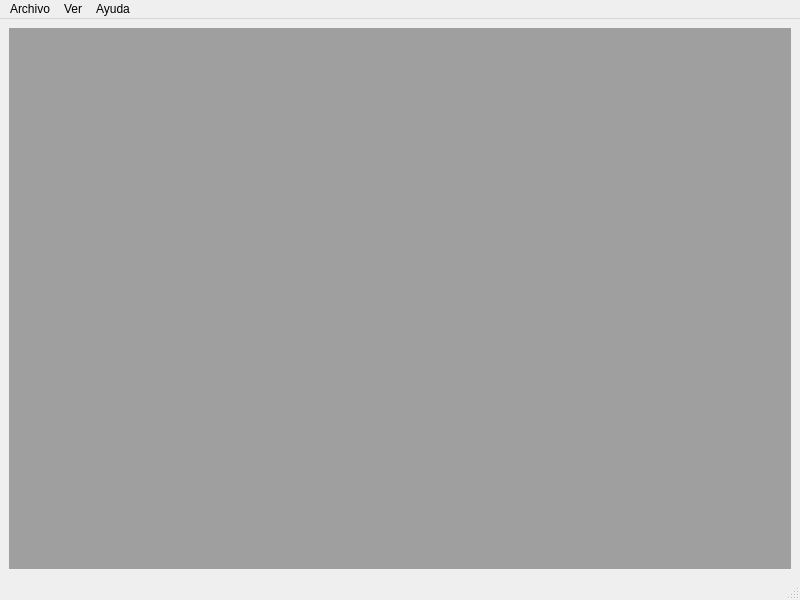
<?xml version="1.0" encoding="UTF-8"?>
<ui version="4.0">
 <class>MainWindow</class>
 <widget class="QMainWindow" name="MainWindow">
  <property name="geometry">
   <rect>
    <x>0</x>
    <y>0</y>
    <width>800</width>
    <height>600</height>
   </rect>
  </property>
  <property name="windowTitle">
   <string>InXource</string>
  </property>
  <widget class="QWidget" name="centralwidget">
   <layout class="QHBoxLayout" name="horizontalLayout_2">
    <item>
     <layout class="QHBoxLayout" name="horizontalLayout">
      <item>
       <widget class="QMdiArea" name="mdiArea"/>
      </item>
     </layout>
    </item>
   </layout>
  </widget>
  <widget class="QMenuBar" name="menubar">
   <property name="geometry">
    <rect>
     <x>0</x>
     <y>0</y>
     <width>800</width>
     <height>21</height>
    </rect>
   </property>
   <widget class="QMenu" name="menuVista">
    <property name="title">
     <string>Archivo</string>
    </property>
    <addaction name="actionSalir"/>
   </widget>
   <widget class="QMenu" name="menuVer">
    <property name="title">
     <string>Ver</string>
    </property>
    <addaction name="actionMonitor"/>
    <addaction name="actionLista_De_Eventos"/>
    <addaction name="actionProgramador_de_Eventos"/>
   </widget>
   <widget class="QMenu" name="menuAyuda">
    <property name="title">
     <string>Ayuda</string>
    </property>
    <addaction name="actionAcerca_De"/>
   </widget>
   <addaction name="menuVista"/>
   <addaction name="menuVer"/>
   <addaction name="menuAyuda"/>
  </widget>
  <widget class="QStatusBar" name="statusbar"/>
  <action name="actionMonitor">
   <property name="text">
    <string>Monitor</string>
   </property>
  </action>
  <action name="actionLista_De_Eventos">
   <property name="text">
    <string>Lista De Eventos</string>
   </property>
  </action>
  <action name="actionProgramador_de_Eventos">
   <property name="text">
    <string>Programador de Eventos</string>
   </property>
  </action>
  <action name="actionSalir">
   <property name="text">
    <string>Salir</string>
   </property>
  </action>
  <action name="actionAcerca_De">
   <property name="text">
    <string>Acerca De</string>
   </property>
  </action>
 </widget>
 <resources/>
 <connections/>
</ui>
